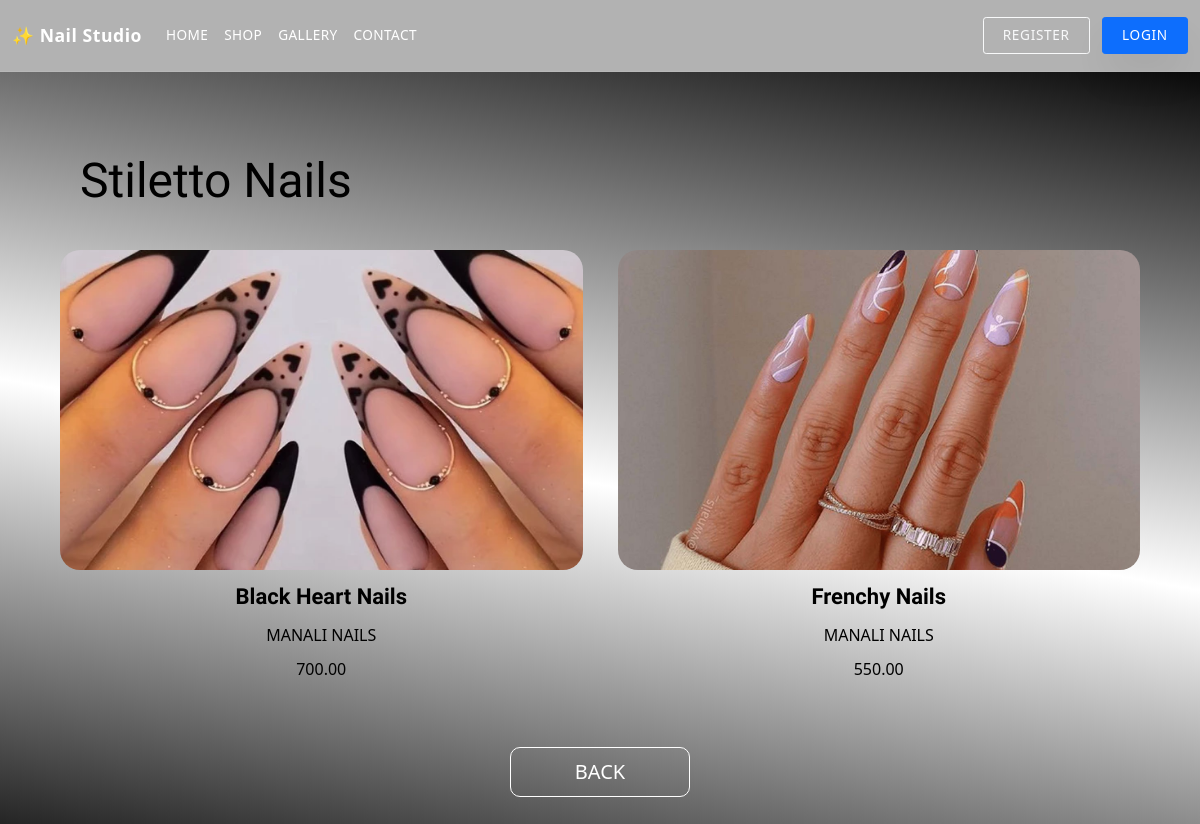
The page /stiletto/ on the database its author committed.
### demo/models.py (models this page shows, shortened)
class Product(models.Model):
    name = models.CharField(max_length=200)
    brand = models.CharField(max_length=200, default="MANALI NAILS")
    image = models.ImageField(upload_to='images/')
    price = models.DecimalField(max_digits=10, decimal_places=2, default=0.00)

### demo/views.py (the view)
# urls.py: path('stiletto/',views.stiletto,name='stiletto'),
def stiletto(request):
    products = Product.objects.all()
    return render(request , 'stiletto.html' , {'products': products[144:150]})

### demo/templates/stiletto.html
{% extends "base.html" %}
{% load static %}
{% block extra_css %}
<link rel="stylesheet" href="{% static 'css/stiletto.css' %}">
{% endblock %}
{% block content %}
<div class="seller-section">
    <h1 class="seller-title">Stiletto Nails</h1>
    <div class="seller-grid">
        {% for product in products %}
        <div class="seller-card">
            <a href="{% url 'details' product.id %}">
                <img class="seller-image" src="{{ product.image.url }}" alt="{{ product.name }}">
            </a>
            <p class="seller-name"><b>{{ product.name }}</b></p>
            <p class="seller-brand">{{ product.brand }}</p>
            <p class="seller-price">{{ product.price }}</p>
        </div>
        {% endfor %}
    </div>
    <div class="btn-wrapper">
        <a href="{% url 'shop' %}">
            <button class="shop-btn">BACK</button>
        </a>
    </div>
</div>
{% endblock %}

### demo/static/css/base.css (style rules this page uses)
:root { --color-bg: #f8f5f7; --color-surface: #ffffff; --color-surface-dark: #0d0d0d; --color-text: #1f1f1f; --color-text-muted: #5b5b5b; --color-accent: #f06292; --color-accent-dark: #b71c5c; --color-border: rgba(15, 15, 15, 0.08); --shadow-soft: 0 20px 40px rgba(15, 15, 15, 0.08); --shadow-card: 0 25px 60px rgba(14, 8, 30, 0.14); --nav-height: 72px; --max-width: 1200px; }
*, *::before, *::after { box-sizing: border-box; }
html { font-size: 16px; scroll-behavior: smooth; }
body { margin: 0; min-height: 100vh; font-family: "Inter", "Poppins", "Libre Baskerville", system-ui, -apple-system, BlinkMacSystemFont, "Segoe UI", sans-serif; background: var(--color-bg); color: var(--color-text); line-height: 1.6; -webkit-font-smoothing: antialiased; }
img, picture { max-width: 100%; display: block; height: auto; border-radius: inherit; }
a { color: inherit; text-decoration: none; }
button, input, textarea, select { font: inherit; color: inherit; }

### demo/static/css/stiletto.css (style rules this page uses)
.seller-section { background: linear-gradient(10deg, rgba(1, 1, 1, 1) 0%, rgba(255, 255, 255, 1) 50%, rgba(10, 10, 10, 1) 100%); padding: 80px 20px 100px; color: black; }
.seller-title { font-size: 48px; font-family: "Quintessential", serif; margin-left: 60px; margin-bottom: 40px; }
.seller-grid { display: grid; grid-template-columns: repeat(auto-fit, minmax(260px, 1fr)); gap: 35px; padding: 0 40px; }
.seller-card { text-align: center; }
.seller-image { width: 100%; height: 320px; object-fit: cover; border-radius: 20px; transition: 0.4s; }
.seller-name { font-size: 22px; font-family: "Quintessential", serif; margin-top: 10px; }
.seller-brand, .seller-price { margin-top: -6px; font-size: 16px; }
.btn-wrapper { text-align: center; margin-top: 50px; }
.shop-btn { background: transparent; height: 50px; width: 180px; font-size: 20px; border-radius: 10px; color: white; border: 1px solid white; cursor: pointer; transition: 0.3s; }

### rows shown on the page
Product: image (picture), name "Black Heart Nails", brand "MANALI NAILS", price "700.00"
Product: image (picture), name "Frenchy Nails", brand "MANALI NAILS", price "550.00"
